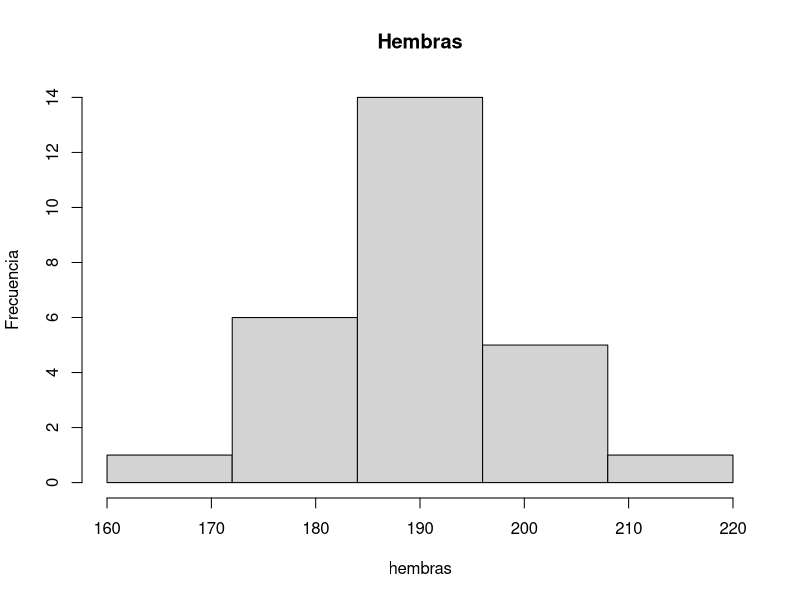
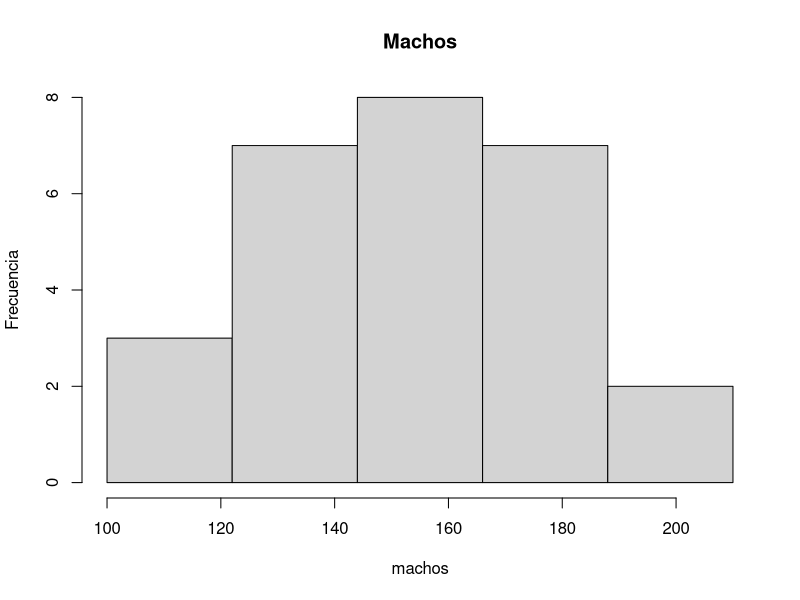
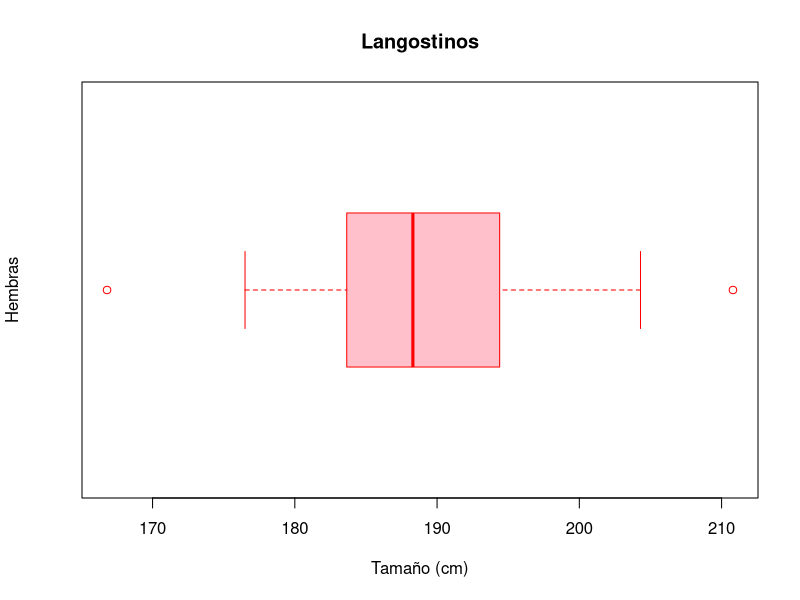
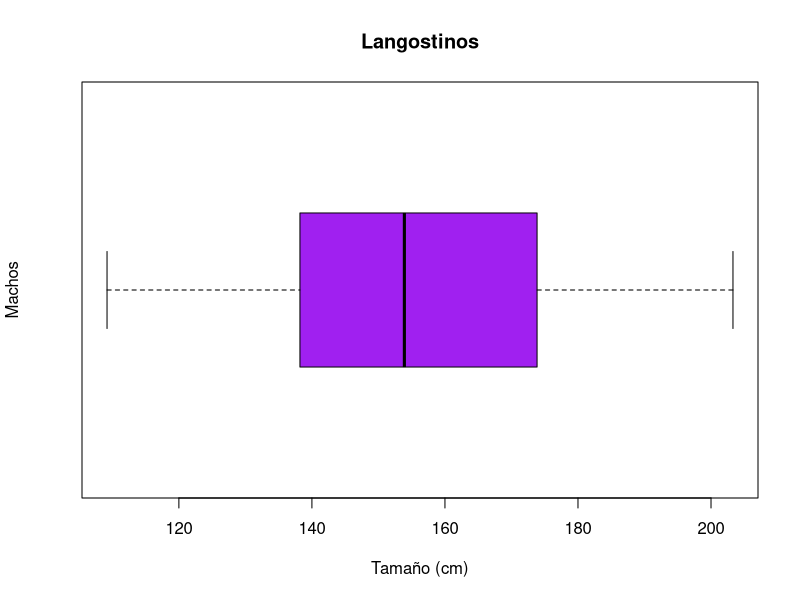
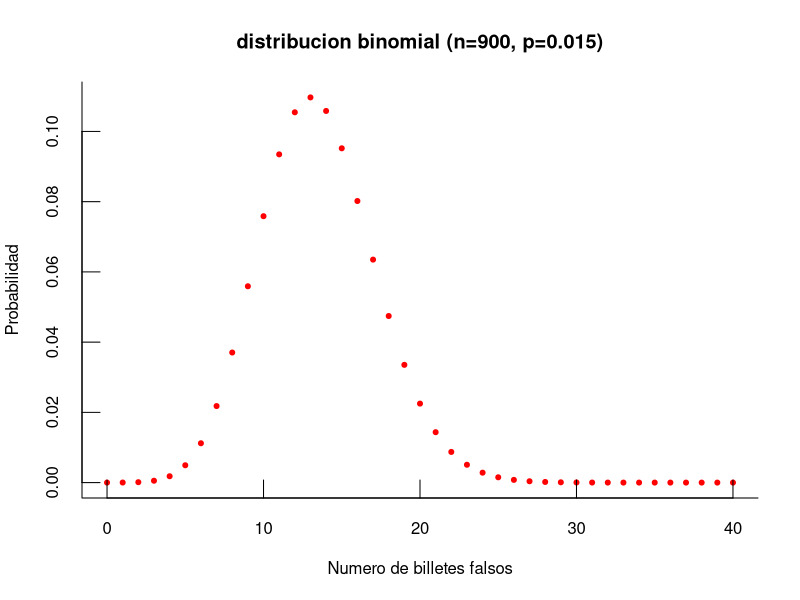
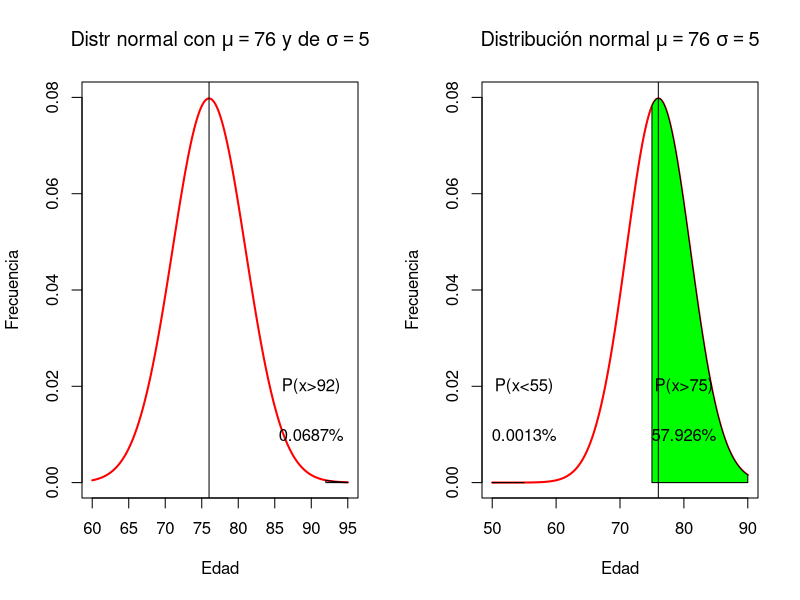

Source code (R) for these figures, in order:
## ---- chunk 1

hembras = c(183.2, 184.1, 183.1, 204.3, 176.5, 179.0, 188.3, 186.8, 202.2, 185.5, 190.0, 178.1, 193.2, 180.4, 184.3, 189.2, 189.1, 203.1, 166.8, 196.3, 193.3, 187.3, 185.8, 189.3, 195.5, 202.4, 210.8 )

length(hembras)
## ---- chunk 2
machos = c(140.9, 121.7, 173.8, 154.5, 109.2, 150.7, 203.3, 163, 137.7, 173.9, 177.4, 154.8, 177.5, 153.4, 138.7, 136.7, 165.3, 126.7, 118.9, 140, 192.7, 134.4, 175, 169.8, 153.9, 176.7, 150)
length(machos)
## ---- chunk 3
hist(hembras, breaks = seq(160,220, by = 12), main = 'Hembras', ylab = 'Frecuencia')

hist(machos, breaks = seq(100,210, by =22), main = 'Machos', ylab = 'Frecuencia')
## ---- chunk 4
promedioh = mean(hembras)
promediom = mean(machos)

desviacionsh = sd(hembras)
desviacionsm = sd(machos)
## ---- chunk 5
boxplot(hembras, main = "Langostinos", xlab = "Tamaño (cm)", ylab = "Hembras",
        col = "pink", border = "red", horizontal = TRUE, notch = FALSE)

boxplot(machos, main = "Langostinos", xlab = "Tamaño (cm)", ylab = "Machos",
        col = "purple", border = "black", horizontal = TRUE, notch = FALSE)
## ---- chunk 6
#x -> # billetes falsos
#n -> 900 billetes
#p -> 0.015

#p(x<=25)=p(x=1)+p(x=2)+p(x=3)+...+p(x=25)

cat("La probabilidad de recibir a lo sumo 25 billetes falsos es: ",pbinom(25,900,0.015))
## ---- chunk 7
cat("La probabilidad de recibir entre 20 y 30 billetes falsos es de: ",pbinom(30,900,0.015) - pbinom(20,900,0.015))
## ---- chunk 8
cat("La probabilidad de recibir mas de 10 billetes falsos es de: ",pbinom(10,900,0.015,F))
## ---- chunk 9
plot(0:40,dbinom(0:40,900,0.015),xlab = " Numero de billetes falsos ", 
     ylab = "Probabilidad",main="distribucion binomial (n=900, p=0.015)", 
     pch=20, col="red", bty="l", tcl=0.9);
## ---- chunk 10
cant = ((1-pnorm(92,76,5))*100)
cat("La cantidad de habitantes que superaran los 92 años es de: ",floor((100000* ((cant))/100 )))
par(mfrow = c(1,2))
x <- seq(60, 95, 0.1)
plot(x, dnorm(x, mean = 76, sd = 5), type = "l",
     ylim = c(0, 0.08), xlab = "Edad", ylab = "Frecuencia", 
     main=expression(paste("Distr normal con ",mu==76," y de ", sigma==5)), 
     lwd = 2, col = "red")
regionX=seq(92,95,0.01)            
xP <- c(92,regionX,95)  
yP <- c(0,dnorm(regionX,76,5),0)
polygon(xP,yP)
text(90, 0.02, "P(x>92)")
text(90, 0.01, "0.0687%")
abline(v = 76)
## ---- chunk 11
cat("Los que viviran menos de 55 son un porcentaje de: ",pnorm(55,76,5)*100)
cat("\nLos que viviran mas de 75 son un porcentaje de: ",(1-pnorm(75,76,5))*100)
x <- seq(50, 90, 0.1)
plot(x, dnorm(x, mean = 76, sd = 5), type = "l",
     ylim = c(0, 0.08), xlab = "Edad", ylab = "Frecuencia", 
     main=expression(paste("Distribución normal ",mu==76," ", sigma==5)), 
     lwd = 2, col = "red")
firstReg = seq(50,55,0.01)            
xP <- c(50,firstReg,55)  
yP <- c(0,dnorm(firstReg,76,5),0)
polygon(xP,yP,col="blue")
secondReg = seq(75,90,0.01)            
xP <- c(75,secondReg,90)  
yP <- c(0,dnorm(secondReg,76,5),0)
polygon(xP,yP,col="green")
text(55, 0.02, "P(x<55)")
text(55, 0.01, "0.0013%")
text(80, 0.02, "P(x>75)")
text(80, 0.01, "57.926%")
abline(v = 76)
cat("\nCon un porcentaje total de: ",((1-pnorm(75,76,5))+pnorm(55,76,5))*100)
